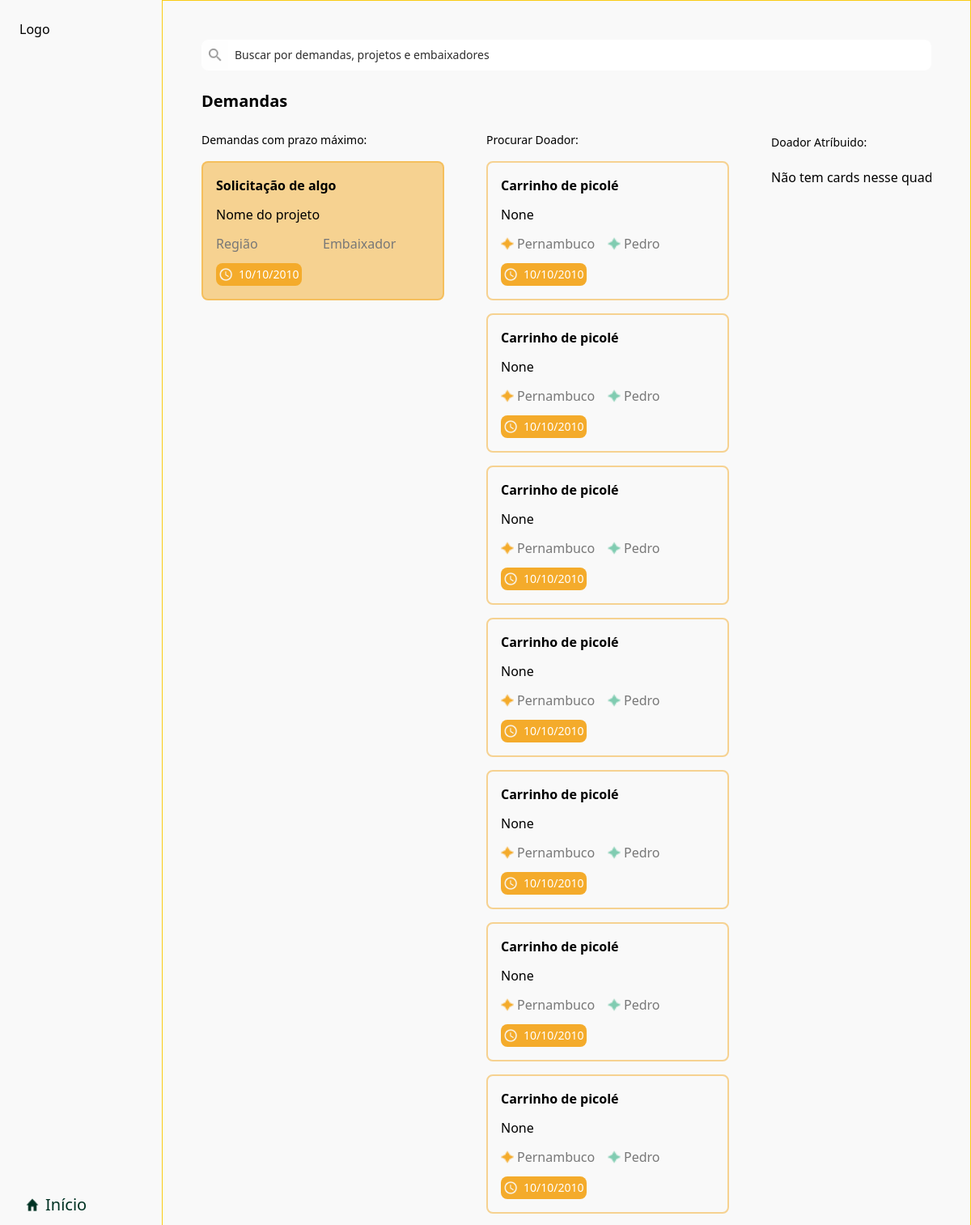
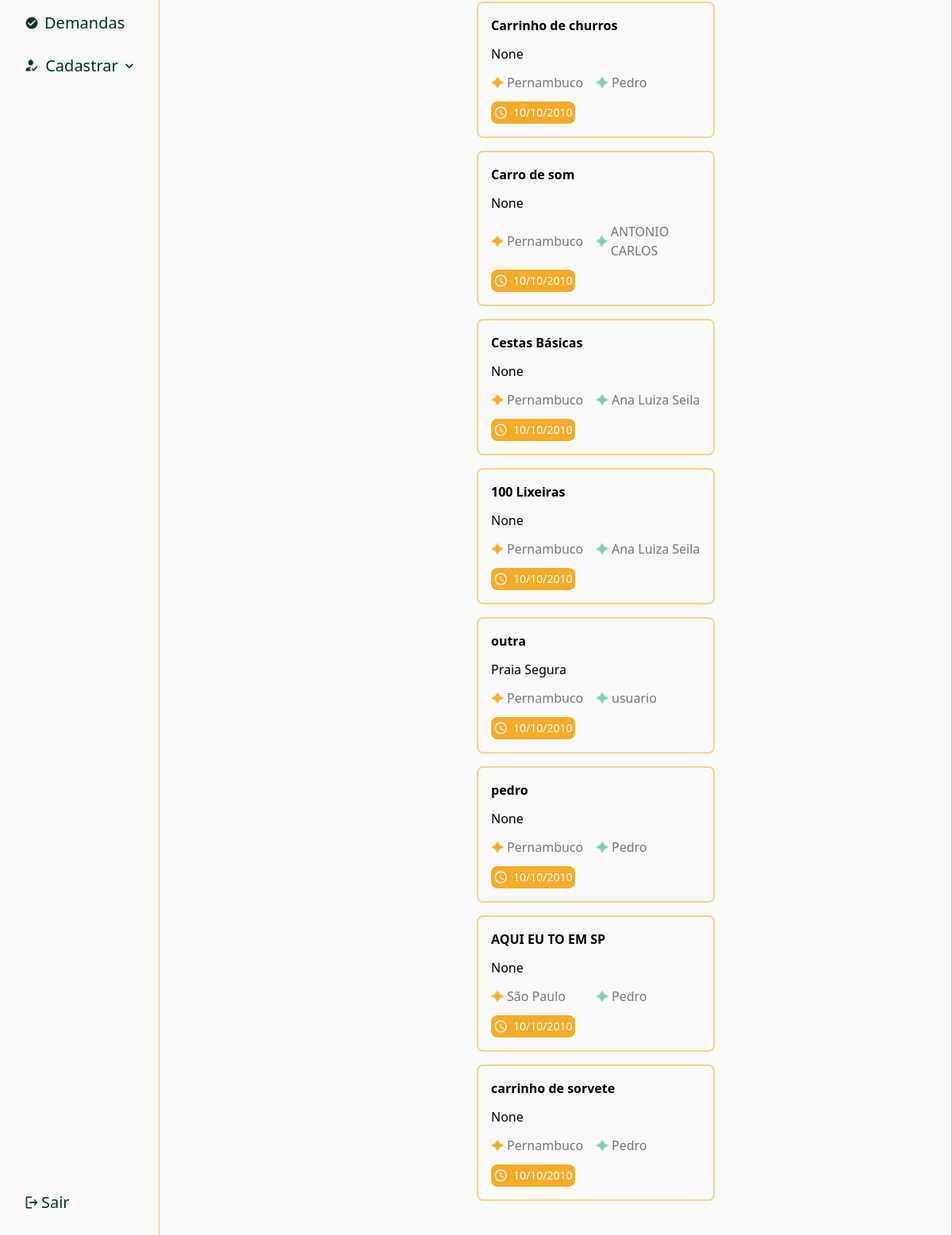
The page /demands/ (signed in) on the database its author committed (2 pictures, top to bottom).
### fullapp/models.py (models this page shows, shortened)
class Demand(models.Model):
    user = models.ForeignKey(User, on_delete=models.CASCADE, null=True, blank=True)
    title = models.CharField(max_length=255, null=True, blank=True)
    description = models.CharField(max_length=255, null=True, blank=True)
    status = models.CharField(choices=get_choices(StatusEnum), default=StatusEnum.IN_ANALISYS, max_length=255, null=True, blank=True)
    region = models.CharField(choices=get_choices(RegionEnum), default=RegionEnum.PERNAMBUCO, max_length=255, null=True, blank=True)
    user = models.ForeignKey(User, on_delete=models.CASCADE, null=True, blank=True)

class User(AbstractUser):
    ADMIN = 1
    AMBASSADOR = 2
    USER = 3
    ROLE_CHOICES = (
        (ADMIN, 'Admin'),
        (AMBASSADOR, 'Ambassador'),
        (USER, 'User'),
    )
    role = models.PositiveSmallIntegerField(choices=ROLE_CHOICES, default=USER)
    name = models.CharField(max_length=255, null=True, blank=True)
    phone = models.CharField(max_length=255, null=True, blank=True)
    email = models.CharField(max_length=255, null=True, blank=True)
    password = models.CharField(max_length=255, null=True, blank=True)
    project = models.CharField(max_length=50, null=True, blank=True)
    objective = models.CharField(max_length=255, null=True, blank=True)
    region = models.CharField(choices=get_choices(RegionEnum), default=RegionEnum.PERNAMBUCO, max_length=255, null=True, blank=True)

### fullapp/views.py (the view)
# urls.py: path('demands/', demands, name="demands"),
@login_required
def demands(request):
  current_user = request.user
  if current_user.role != 1:
    return redirect('home')
  demands = DemandMediator.get_demands()
  return render(request, 'management/demands.html', demands)

### fullapp/daos.py (called while the page is built)
def get_demands_by_status(status):
  demand = Demand.objects.filter(status=status)
  return demand

### fullapp/mediators.py (called while the page is built)
  def get_demands():
    looking_for_donors = get_demands_by_status(status=StatusEnum.LOOKING_FOR_DONORS)
    donors_found = get_demands_by_status(status=StatusEnum.DONORS_FOUND)
    concluded = get_demands_by_status(status=StatusEnum.CONCLUDED)
    return {
      'looking_for_donors': looking_for_donors,
      'donors_found': donors_found,
      'concluded': concluded
    }

### fullapp/templates/management/demands.html (shortened to what this page needs)
{% extends 'management/base.html' %}
{% load static %}
{% block content %}
<h1 class="text-xl font-bold mt-6">Demandas</h1>
<div class="flex gap-8 overflow-x-auto">
  <div class="min-w-[320px] w-full flex flex-col gap-4 mt-6">
    <span class="text-sm font-medium">Demandas com prazo máximo:</span>
    <div class="flex flex-col gap-4">
      <div class="border-[2px] border-[#F4AB2B]/50 bg-[#F4AB2B]/50 flex flex-col gap-3 p-4 relative rounded-lg w-[300px]">
        <strong>Solicitação de algo</strong>
        <span>Nome do projeto</span>
        <div class="grid grid-cols-2">
          <span class="text-[#787878]">Região</span>
          <span class="text-[#787878]">Embaixador</span>
        </div>
        <div class="w-fit flex items-center gap-2 p-1 rounded-lg bg-[#F4AB2B]">
          <img id="icon" src="{% static 'img/clock.png' %}" class="w-4 h-4" alt="Ícone de relógio" />
          <span class="text-white text-sm">10/10/2010</span>
        </div>
      </div>
    </div>
  </div>
  <div class="min-w-[320px] w-full flex flex-col gap-4 mt-6">
    <span class="text-sm font-medium">Procurar Doador:</span>
    {% if looking_for_donors %}
      {% for item in looking_for_donors %}
        <div class="border-[2px] border-[#F4AB2B]/50 flex flex-col gap-3 p-4 relative rounded-lg w-[300px]">
          <strong>{{ item.title }}</strong>
          <span>{{ item.user.project }}</span>
          <div class="grid grid-cols-2">
            <div class="flex items-center gap-1">
              <img id="icon" src="{% static 'img/star-yellow.png' %}" class="w-4 h-4" alt="Ícone de relógio" />
              <span class="text-[#787878]">
                {{ item.region }}
              </span>
            </div>
            <div class="flex items-center gap-1">
              <img id="icon" src="{% static 'img/star-green.png' %}" class="w-4 h-4" alt="Ícone de relógio" />
              <span class="text-[#787878]">
                {{ item.user.name }}
              </span>
            </div>
          </div>
          <div class="w-fit flex items-center gap-2 p-1 rounded-lg bg-[#F4AB2B]">
            <img id="icon" src="{% static 'img/clock.png' %}" class="w-4 h-4" alt="Ícone de relógio" />
            <span class="text-white text-sm">10/10/2010</span>
          </div>
        </div>
      {% endfor %}
    {% else %}
      <div class="mt-5">Não tem cards nesse quadro.</div>
    {% endif %}
  </div>
  <div class="min-w-[320px] w-full flex-col gap-4 mt-6">
    <span class="text-sm font-medium">Doador Atríbuido:</span>
    {% if donors_found %}
      {% for item in donors_found %}
        <div class="border-[2px] border-[#F4AB2B]/50 flex flex-col gap-3 p-4 relative rounded-lg w-[300px]">
          <strong>{{ item.title }}</strong>
          <span>{{ item.user.project }}</span>
          <div class="grid grid-cols-2">
            <div class="flex items-center gap-1">
              <img id="icon" src="{% static 'img/star-yellow.png' %}" class="w-4 h-4" alt="Ícone de relógio" />
              <span class="text-[#787878]">
                {{ item.region }}
              </span>
            </div>
            <div class="flex items-center gap-1">
              <img id="icon" src="{% static 'img/star-green.png' %}" class="w-4 h-4" alt="Ícone de relógio" />
              <span class="text-[#787878]">
                {{ item.user.name }}
              </span>
            </div>
          </div>
          <div class="w-fit flex items-center gap-2 p-1 rounded-lg bg-[#F4AB2B]">
            <img id="icon" src="{% static 'img/clock.png' %}" class="w-4 h-4" alt="Ícone de relógio" />
            <span class="text-white text-sm">10/10/2010</span>
          </div>
        </div>
      {% endfor %}
    {% else %}
      <div class="mt-5">Não tem cards nesse quadro.</div>
    {% endif %}
  </div>
</div>
{% endblock %}

### rows shown on the page
Demand: title "Carrinho de picolé", user.project "None", region "Pernambuco", user.name "Pedro"
Demand: title "Carrinho de picolé", user.project "None", region "Pernambuco", user.name "Pedro"
Demand: title "Carrinho de picolé", user.project "None", region "Pernambuco", user.name "Pedro"
Demand: title "Carrinho de picolé", user.project "None", region "Pernambuco", user.name "Pedro"
Demand: title "Carrinho de picolé", user.project "None", region "Pernambuco", user.name "Pedro"
Demand: title "Carrinho de picolé", user.project "None", region "Pernambuco", user.name "Pedro"
Demand: title "Carrinho de picolé", user.project "None", region "Pernambuco", user.name "Pedro"
Demand: title "Carrinho de churros", user.project "None", region "Pernambuco", user.name "Pedro"
Demand: title "Carro de som", user.project "None", region "Pernambuco", user.name "ANTONIO CARLOS"
Demand: title "Cestas Básicas", user.project "None", region "Pernambuco", user.name "Ana Luiza Seila"
Demand: title "100 Lixeiras", user.project "None", region "Pernambuco", user.name "Ana Luiza Seila"
Demand: title "outra", user.project "Praia Segura", region "Pernambuco", user.name "usuario"
Demand: title "pedro", user.project "None", region "Pernambuco", user.name "Pedro"
Demand: title "AQUI EU TO EM SP", user.project "None", region "São Paulo", user.name "Pedro"
Demand: title "carrinho de sorvete", user.project "None", region "Pernambuco", user.name "Pedro"
